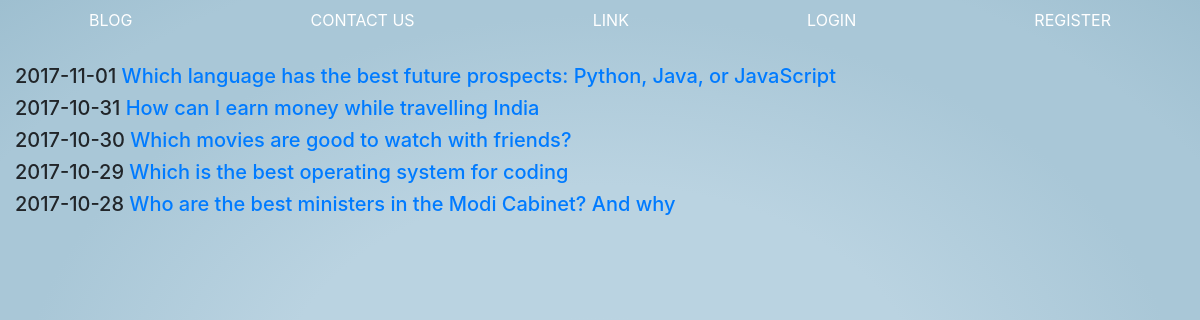
Screenshot of /blog/ with the database file from the repository.
### blog/models.py (models this page shows, shortened)
class Post(models.Model):
	title = models.CharField(max_length=140)
	body = models.TextField()
	date = models.DateTimeField()

### blog/templates/blog/blog.html
{% extends "personal/header.html" %}
{% block content %}
	{% for post in object_list %}
		<h5>{{ post.date|date:"Y-m-d" }}
			<a href="/blog/{{post.id}}"> {{post.title}} </a>
		</h5>
	{% endfor %}
{% endblock %}

### personal/templates/personal/header.html (shortened to what this page needs)
<!DOCTYPE html>
<html lang="en">
  <head>
    {% load staticfiles  %}
    <link rel='stylesheet' href="{% static 'css/bootstrap.min.css' %}" type='text/css' />
    <link rel='stylesheet' href="{% static 'css/loginpage.css' %}" type='text/css' />
  </head>
  <body class="body">
    <ul class="nav nav-pills nav-fill">
      <li class="nav-item">
        <a class="nav-link" href="/blog/" style="color:white">BLOG</a>
      </li>
      <li class="nav-item">
        <a class="nav-link" href="{% url 'contact' %}" style="color:white">CONTACT US</a>
      </li>
      <li class="nav-item">
        <a class="nav-link" href="/" style="color:white">LINK</a>
      </li>
      {% if user.is_authenticated %}
      <li class="nav-item">
        <a class="nav-link" href="/editprofile" style="color:white">EDIT PROFILE</a>
      </li>
      <li class="nav-item">
        <a class="nav-link" href="/change-password" style="color:white">CHANGE PASSWORD</a>
      </li>
      <li class="nav-item">
        <a class="nav-link" href="/reset-password/" style="color:white">PASSWORD RESET</a>
      </li>
      <li class="nav-item">
        <a class="nav-link" href="/logout" style="color:white">LOG OUT</a>
      </li>
      {% else %}
      <li class="nav-item">
        <a class="nav-link" href="/login" style="color:white">LOGIN</a>
      </li>
      <li class="nav-item">
        <a class="nav-link" href="/register" style="color:white">REGISTER</a>
      </li>
      {% endif %}
    </ul>
    <div class="container-fluid">
      <br>
      {% block content %}
      {% endblock %}
    </div>
  </body>
</html>

### personal/static/css/loginpage.css (style rules this page uses)
body, html { height: 100%; background-repeat: no-repeat; background-color: red; background: -moz-radial-gradient(center, ellipse cover, rgba(185,210,224,1) 0%, rgba(187,214,228,1) 0%, rgba(186,211,225,1) 15%, rgba(186,211,225,1) 38%, rgba(169,199,215,1) 68%, rgba(169,199,215,1) 68%, rgba(169,199,215,1) 82%, rgba(158,191,208,1) 100%); background: -webkit-radial-gradient(center, ellipse cover, rgba(185,210,224,1) 0%,rgba(187,214,228,1) 0%,rgba(186,211,225,1) 15%,rgba(186,211,225,1) 38%,rgba(169,199,215,1) 68%,rgba(169,199,215,1) 68%,rgba(169,199,215,1) 82%,rgba(158,191,208,1) 100%); background: radial-gradient(ellipse at center, rgba(185,210,224,1) 0%,rgba(187,214,228,1) 0%,rgba(186,211,225,1) 15%,rgba(186,211,225,1) 38%,rgba(169,199,215,1) 68%,rgba(169,199,215,1) 68%,rgba(169,199,215,1) 82%,rgba(158,191,208,1) 100%); filter: progid:DXImageTransform.Microsoft.gradient( startColorstr='#b9d2e0', endColorstr='#9ebfd0',GradientType=1 ); }

### rows the page displays
Post: date "2017-11-01", title "Which language has the best future prospects: Python, Java, or JavaScript"
Post: date "2017-10-31", title "How can I earn money while travelling India"
Post: date "2017-10-30", title "Which movies are good to watch with friends?"
Post: date "2017-10-29", title "Which is the best operating system for coding"
Post: date "2017-10-28", title "Who are the best ministers in the Modi Cabinet? And why"
